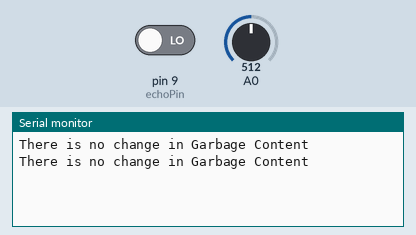
Simulated run of this sketch. Board: Arduino Uno, built with avr-gcc and run on an emulated ATmega328P. Shown: the last lines printed to the serial monitor. The test bench sets the inputs (shaded band); at power-on: A0 = 512, pin 9 (echoPin) LOW. Random numbers use the default seed unless the sketch sets one.

Above: at 5.8 s.
5.9 s: A0 set to 691
At 10.9 s:
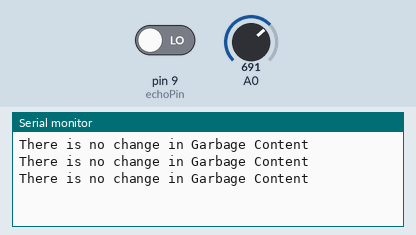
11.9 s: A0 set to 710
At 17.2 s:
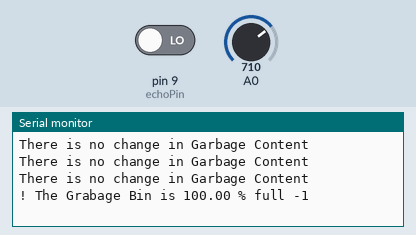

The sketch:

ultra.ino
```cpp
// defines pins numbers
const int trigPin = 8;
const int echoPin = 9;
float height = 30;
// defines variables
long duration;
float distance;
void setup() {
  pinMode(trigPin, OUTPUT); // Sets the trigPin as an Output
  pinMode(echoPin, INPUT); // Sets the echoPin as an Input
  Serial.begin(9600); // Starts the serial communication
}
float percentFull;
float GarbageValue() {

  digitalWrite(trigPin, LOW);
  delayMicroseconds(10000000);
  // Sets the trigPin on HIGH state for 10 micro seconds
  digitalWrite(trigPin, HIGH);
  delayMicroseconds(10000000);
  digitalWrite(trigPin, LOW);
  // Reads the echoPin, returns the sound wave travel time in microseconds
  duration = pulseIn(echoPin, HIGH);
  // Calculating the distance
  distance= duration*0.034/2;
  percentFull = ((height - distance)/height)*100;
  return percentFull;

}

void loop() {

  /*// Clears the trigPin
  for(int i =0;i<100; i++) {
    delay(1);
  }*/

  unsigned int AnalogValue;
  AnalogValue = analogRead(A0);

  if(AnalogValue>700) {

    percentFull = GarbageValue();

  if(percentFull<0) {
    while(percentFull<0) {
        //Serial.println("Please Adjust the Ultrasonic Sensor!");
        percentFull = GarbageValue();
      }
  }
  if(percentFull > 50 && percentFull < 75) {
      //Serial.println("Alert ! The Dustbin  half filled ! Please Dump the Garbage");
  }

  int destination = random()%6;
  // Prints the distance on the Serial Monitor
  Serial.print("! The Grabage Bin is ");
  Serial.print(percentFull);
  Serial.print(" % full -");
  Serial.println(destination);
  } else {
      Serial.println("There is no change in Garbage Content");
  }
  delay(5000);

}
```

Measured:
- the behaviour switches between 700 and 701 on A0 (found by bisection; images 1 and 2)
- after the input at 11.9 s, the serial monitor: prints a new line after 4.1 s (image 2)
